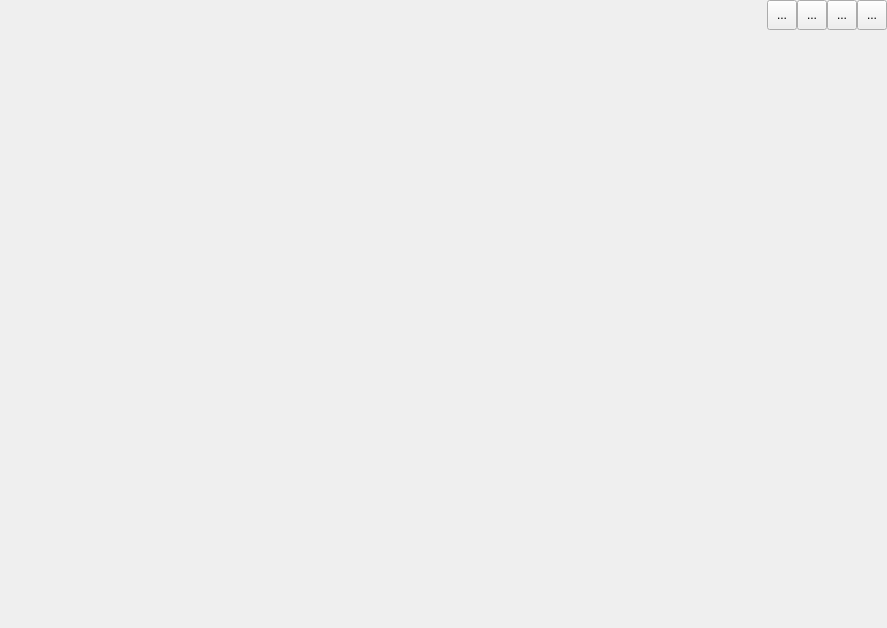
<?xml version="1.0" encoding="UTF-8"?>
<ui version="4.0">
 <class>MainWindow</class>
 <widget class="QMainWindow" name="MainWindow">
  <property name="geometry">
   <rect>
    <x>0</x>
    <y>0</y>
    <width>887</width>
    <height>628</height>
   </rect>
  </property>
  <property name="windowTitle">
   <string>MainWindow</string>
  </property>
  <widget class="QWidget" name="centralwidget">
   <layout class="QGridLayout" name="gridLayout">
    <property name="leftMargin">
     <number>0</number>
    </property>
    <property name="topMargin">
     <number>0</number>
    </property>
    <property name="rightMargin">
     <number>0</number>
    </property>
    <property name="bottomMargin">
     <number>0</number>
    </property>
    <property name="spacing">
     <number>0</number>
    </property>
    <item row="0" column="0">
     <layout class="QVBoxLayout" name="verticalLayout">
      <property name="spacing">
       <number>0</number>
      </property>
      <item>
       <layout class="QHBoxLayout" name="horizontalLayout_2" stretch="1,0">
        <property name="spacing">
         <number>0</number>
        </property>
        <item>
         <widget class="QWidget" name="widgetTitleBar" native="true"/>
        </item>
        <item>
         <layout class="QHBoxLayout" name="horizontalLayout">
          <property name="spacing">
           <number>0</number>
          </property>
          <item>
           <widget class="QToolButton" name="toolButtonMin">
            <property name="minimumSize">
             <size>
              <width>30</width>
              <height>30</height>
             </size>
            </property>
            <property name="maximumSize">
             <size>
              <width>30</width>
              <height>30</height>
             </size>
            </property>
            <property name="text">
             <string>...</string>
            </property>
           </widget>
          </item>
          <item>
           <widget class="QToolButton" name="toolButtonMax">
            <property name="minimumSize">
             <size>
              <width>30</width>
              <height>30</height>
             </size>
            </property>
            <property name="maximumSize">
             <size>
              <width>30</width>
              <height>30</height>
             </size>
            </property>
            <property name="text">
             <string>...</string>
            </property>
           </widget>
          </item>
          <item>
           <widget class="QToolButton" name="toolButtonRestoe">
            <property name="minimumSize">
             <size>
              <width>30</width>
              <height>30</height>
             </size>
            </property>
            <property name="maximumSize">
             <size>
              <width>30</width>
              <height>30</height>
             </size>
            </property>
            <property name="text">
             <string>...</string>
            </property>
           </widget>
          </item>
          <item>
           <widget class="QToolButton" name="toolButtonClose">
            <property name="minimumSize">
             <size>
              <width>30</width>
              <height>30</height>
             </size>
            </property>
            <property name="maximumSize">
             <size>
              <width>30</width>
              <height>30</height>
             </size>
            </property>
            <property name="text">
             <string>...</string>
            </property>
           </widget>
          </item>
         </layout>
        </item>
       </layout>
      </item>
      <item>
       <spacer name="verticalSpacer">
        <property name="orientation">
         <enum>Qt::Orientation::Vertical</enum>
        </property>
        <property name="sizeHint" stdset="0">
         <size>
          <width>20</width>
          <height>40</height>
         </size>
        </property>
       </spacer>
      </item>
     </layout>
    </item>
   </layout>
  </widget>
 </widget>
 <resources/>
 <connections/>
</ui>
